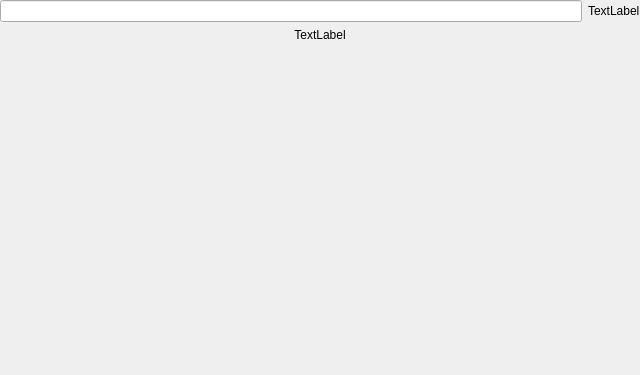
<?xml version="1.0" encoding="UTF-8"?>
<ui version="4.0">
 <class>Form</class>
 <widget class="QWidget" name="Form">
  <property name="geometry">
   <rect>
    <x>0</x>
    <y>0</y>
    <width>640</width>
    <height>375</height>
   </rect>
  </property>
  <property name="sizePolicy">
   <sizepolicy hsizetype="Preferred" vsizetype="Fixed">
    <horstretch>0</horstretch>
    <verstretch>0</verstretch>
   </sizepolicy>
  </property>
  <property name="windowTitle">
   <string>Form</string>
  </property>
  <layout class="QHBoxLayout" name="horizontalLayout_2">
   <property name="leftMargin">
    <number>0</number>
   </property>
   <property name="topMargin">
    <number>0</number>
   </property>
   <property name="rightMargin">
    <number>0</number>
   </property>
   <property name="bottomMargin">
    <number>0</number>
   </property>
   <item>
    <layout class="QVBoxLayout" name="verticalLayout" stretch="0,0,0">
     <property name="leftMargin">
      <number>0</number>
     </property>
     <property name="topMargin">
      <number>0</number>
     </property>
     <property name="rightMargin">
      <number>0</number>
     </property>
     <property name="bottomMargin">
      <number>0</number>
     </property>
     <item>
      <layout class="QHBoxLayout" name="horizontalLayout">
       <property name="leftMargin">
        <number>0</number>
       </property>
       <property name="topMargin">
        <number>0</number>
       </property>
       <property name="rightMargin">
        <number>0</number>
       </property>
       <property name="bottomMargin">
        <number>0</number>
       </property>
       <item>
        <widget class="QLineEdit" name="value">
         <property name="alignment">
          <set>Qt::AlignRight|Qt::AlignTrailing|Qt::AlignVCenter</set>
         </property>
        </widget>
       </item>
       <item>
        <widget class="QLabel" name="units">
         <property name="sizePolicy">
          <sizepolicy hsizetype="Preferred" vsizetype="Fixed">
           <horstretch>0</horstretch>
           <verstretch>0</verstretch>
          </sizepolicy>
         </property>
         <property name="text">
          <string>TextLabel</string>
         </property>
        </widget>
       </item>
      </layout>
     </item>
     <item>
      <widget class="QLabel" name="label">
       <property name="sizePolicy">
        <sizepolicy hsizetype="Preferred" vsizetype="Fixed">
         <horstretch>0</horstretch>
         <verstretch>0</verstretch>
        </sizepolicy>
       </property>
       <property name="text">
        <string>TextLabel</string>
       </property>
       <property name="alignment">
        <set>Qt::AlignHCenter|Qt::AlignTop</set>
       </property>
      </widget>
     </item>
     <item>
      <spacer name="verticalSpacer">
       <property name="orientation">
        <enum>Qt::Vertical</enum>
       </property>
       <property name="sizeType">
        <enum>QSizePolicy::Expanding</enum>
       </property>
       <property name="sizeHint" stdset="0">
        <size>
         <width>0</width>
         <height>0</height>
        </size>
       </property>
      </spacer>
     </item>
    </layout>
   </item>
  </layout>
 </widget>
 <resources/>
 <connections/>
</ui>
